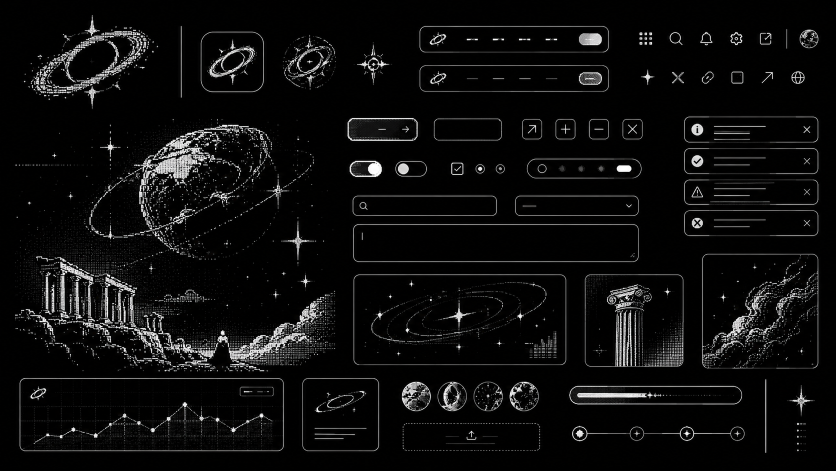
#> input picture brand-assets/k3.png, 1672 x 941 px (shown at 1/2 size); its folder holds 3 pictures in this run
$ python extract-assets.py
#> lines starting #> are read from the running program, lines starting #| are printed output that depends on the picture
"""Cut the artwork out of the brand boards into transparent PNGs (white ink, alpha = brightness).

Run from frontend/:  python3 scripts/extract-assets.py   (needs Pillow)
"""
from pathlib import Path
from PIL import Image, ImageDraw

ROOT = Path(__file__).resolve().parents[2]
OUT = ROOT / "frontend/public/art"

# name: (board, box, [regions to erase, in board coordinates])
CROPS = {
    "logo": ("k3", (52, 26, 322, 218), []),
    "globe": ("k3", (165, 242, 645, 522), []),
    "acropolis": ("k3", (28, 495, 672, 744), []),
    "mountains": ("k2", (26, 632, 850, 746), [(405, 695, 450, 730)]),
    "column": ("k3", (1178, 556, 1360, 729), []),
    "clouds": ("k3", (1410, 515, 1631, 731), []),
    "torii": ("k1", (1064, 743, 1431, 906), []),
    "pillar": ("k1", (1478, 575, 1672, 941), [(1478, 640, 1496, 676)]),
    "planet": ("k1", (1458, 434, 1672, 568), []),
    "orbit": ("k3", (715, 556, 1068, 724), []),
    "galaxy": ("k2", (1142, 816, 1252, 972), []),
}
BLACK, WHITE = 22, 225  # levels: board background -> transparent, ink -> opaque

OUT.mkdir(parents=True, exist_ok=True)
for name, (board, box, erase) in CROPS.items():
    img = Image.open(ROOT / f"brand-assets/{board}.png").convert("L")
    draw = ImageDraw.Draw(img)
    for r in erase:
        draw.rectangle(r, fill=0)
    alpha = img.crop(box).point(lambda v: max(0, min(255, (v - BLACK) * 255 // (WHITE - BLACK))))
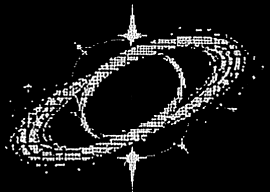
#> alpha: PIL image 270x192 L; min 0, max 255, mean 24.8
    art = Image.new("RGBA", alpha.size, (244, 244, 242, 0))
    art.putalpha(alpha)
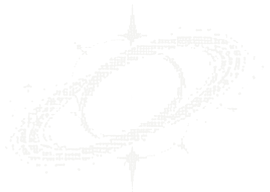
#> art: PIL image 270x192 RGBA; mean R, G, B, A 244, 244, 242, 24.8; transparent parts drawn white
    art.save(OUT / f"{name}.png", optimize=True)
    print(name, art.size)
#| logo (270, 192)
